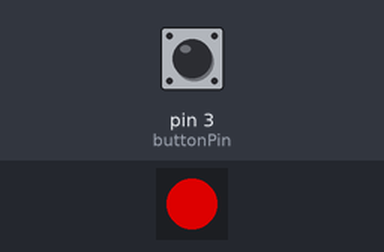
This sketch was run on a simulated Arduino Uno, built with avr-gcc and run on an emulated ATmega328P. Shown: 1 RGB LEDs in strip order, left to right. Inputs (shaded band) come from the test bench; at power-on: pin 3 (buttonPin) HIGH. Dim RGB values are drawn brighter than linear.

Above: at 1.2 s.
1.3 s: pin 3 (buttonPin) pulled LOW for 0.15 s
At 2.6 s:
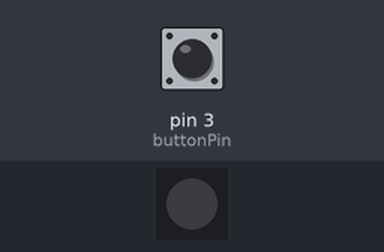
2.9 s: pin 3 (buttonPin) pulled LOW for 1 s
At 5.1 s:
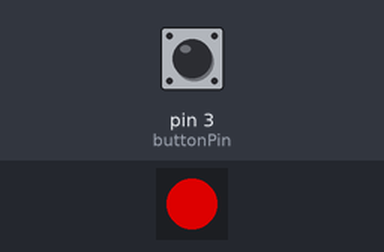
6.9 s: pin 3 (buttonPin) pulled LOW for 3.2 s
At 11.1 s:
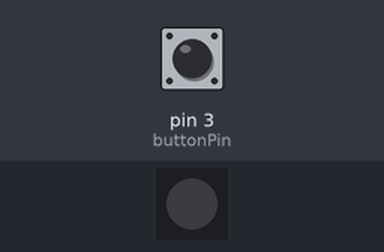
Timing chart, 0 to 12.6 s (numbered marks = the images above; inputs shaded):
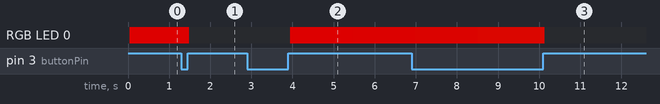

The sketch:

KristaLED.ino
```cpp
// KrystaLED stubb source, very rough for my prototype
// Pins does not match the PCB!

// Needs fastled library
#include "FastLED.h"

// For led chips like Neopixels, which have a data line, ground, and power, you just
// need to define DATA_PIN.  For led chipsets that are SPI based (four wires - data, clock,
// ground, and power), like the LPD8806 define both DATA_PIN and CLOCK_PIN
#define DATA_PIN 4

// Define the array of leds
CRGB led[1];

const int buttonPin = 3;

int state = 0;
const int states = 1;
int knopfcount = 0;

void setup()
{
  ////Serial  //Serial.begin(9600);
  pinMode(buttonPin, INPUT_PULLUP);
  FastLED.addLeds<WS2812B, DATA_PIN, GRB>(led, 1);

  FastLED.setBrightness(150);
  led[0] = CRGB::Black;
  FastLED.show();
}


boolean knopf() {
  const int dtime = 40;
  if (digitalRead(buttonPin) && knopfcount < dtime)
  {
    knopfcount++;
    if (knopfcount >= dtime)
    {
      state++;
      if (state > states)
      {
        state = 0;
      }
      //    knopfcount=0;
      //Serial.println("Pressed!");
      led[0] = CRGB::Black;
      FastLED.show();
      return true;
    }
  }
  if (!digitalRead(buttonPin))
  {
    knopfcount = 0;
  }
  return false;
}


void rainbow()
{
  for ( int h = 0; h < 255; h++)
  {
    led[0] = CHSV(h, 255, 255);
    FastLED.show();
    if (mydelay(1500)) return;
  }
}


boolean mydelay(int time)
{
  for (int i = 0; i < time; i++)
  {
    if (knopf()) return true;
    delay(1);
  }
  return false;
}

void loop() {
  //Serial.println(state,DEC);
  switch (state) {
    case 1:
      rainbow();
      mydelay(100);
      break;

    default:
      //Serial.println("default:");
      led[0] = CRGB::Black;
      FastLED.show();
      mydelay(100);
      break;
  }


}
```

Measured:
- after the input at 2.9 s, RGB LED 0: off → RGB(150, 0, 0) after 1.0 s, → RGB(149, 1, 0) 1.5 s later
